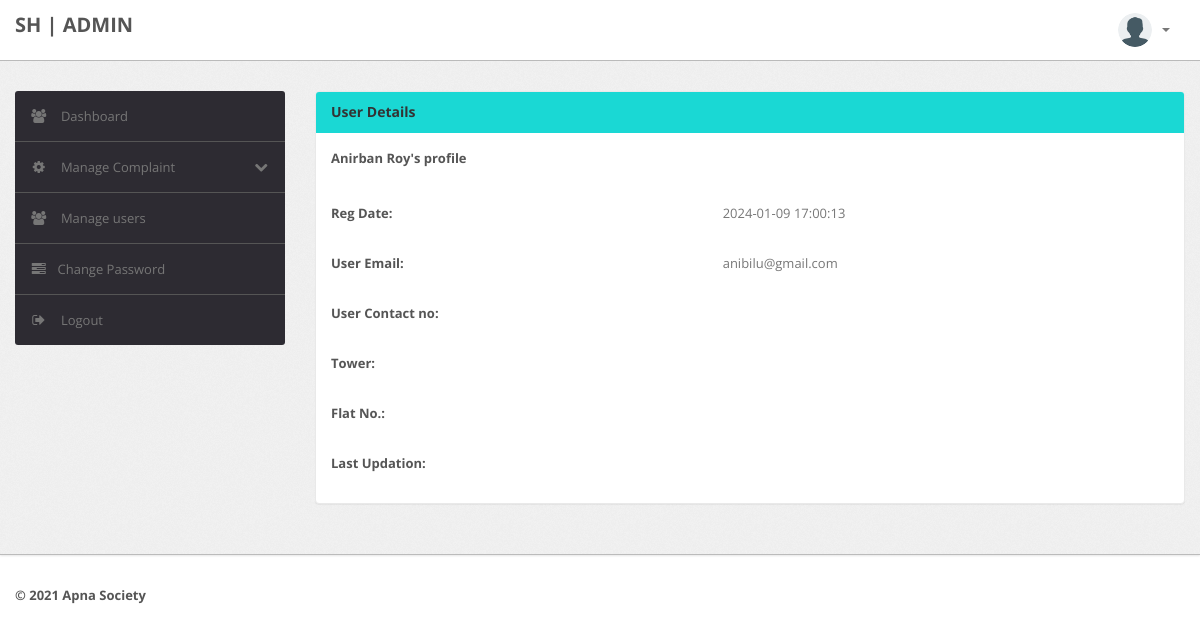
Page /admin/userprofile.php?uid=6 (signed in) on the committed database.
### tables this page shows
CREATE TABLE `users` (
  `id` int NOT NULL,
  `fullName` varchar(255) DEFAULT NULL,
  `userEmail` varchar(255) DEFAULT NULL,
  `password` varchar(255) DEFAULT NULL,
  `contactNo` bigint DEFAULT NULL,
  `tower` text,
  `flatno` tinytext,
  `userImage` varchar(255) DEFAULT NULL,
  `regDate` timestamp NOT NULL DEFAULT CURRENT_TIMESTAMP,
  `updationDate` timestamp NULL DEFAULT NULL ON UPDATE CURRENT_TIMESTAMP,
  `ref` int NOT NULL DEFAULT '0'
);

### admin/userprofile.php (the view, shortened to what this page needs)
<?php
include('include/config.php');
if(strlen($_SESSION['alogin'])==0)
  {
header('location:index.php');
}
else{
 ?>
<!DOCTYPE html
    PUBLIC "-//W3C//DTD XHTML 1.0 Transitional//EN" "http://www.w3.org/TR/xhtml1/DTD/xhtml1-transitional.dtd">
<html xmlns="http://www.w3.org/1999/xhtml">
<head>
    <link type="text/css" href="bootstrap/css/bootstrap.min.css" rel="stylesheet">
    <link type="text/css" href="bootstrap/css/bootstrap-responsive.min.css" rel="stylesheet">
    <link type="text/css" href="css/theme.css" rel="stylesheet">
    <link type="text/css" href="images/icons/css/font-awesome.css" rel="stylesheet">
</head>
<body>
    <?php include('include/header.php');?>
    <div class="wrapper">
        <div class="container">
            <div class="row">
                <?php include('include/sidebar.php');?>
                <div class="span9">
                    <div class="content">
                        <div class="module">
                            <div class="module-head">
                                <h3>User Details</h3>
                            </div>
                            <div class="module-body">
                                <form name="updateticket" id="updateticket" method="post">
                                    <table width="100%" border="0" cellspacing="0" cellpadding="0">
                                        <?php
$ret1=mysqli_query($con,"select * FROM users where id='".$_GET['uid']."'");
while($row=mysqli_fetch_array($ret1))
{
?>
                                        <tr>
                                            <td colspan="2"><b><?php echo $row['fullName'];?>'s profile</b></td>
                                        </tr>
                                        <tr>
                                            <td>&nbsp;</td>
                                            <td>&nbsp;</td>
                                        </tr>
                                        <tr height="50">
                                            <td><b>Reg Date:</b></td>
                                            <td><?php echo htmlentities($row['regDate']); ?></td>
                                        </tr>
                                        <tr height="50">
                                            <td><b>User Email:</b></td>
                                            <td><?php echo htmlentities($row['userEmail']); ?></td>
                                        </tr>
                                        <tr height="50">
                                            <td><b>User Contact no:</b></td>
                                            <td><?php echo htmlentities($row['contactNo']); ?></td>
                                        </tr>
                                        <tr height="50">
                                            <td><b>Tower:</b></td>
                                            <td><?php echo htmlentities($row['tower']); ?></td>
                                        </tr>
                                        <tr height="50">
                                            <td><b>Flat No.:</b></td>
                                            <td><?php echo htmlentities($row['flatno']); ?></td>
                                        </tr>
                                        <tr height="50">
                                            <td><b>Last Updation:</b></td>
                                            <td><?php echo htmlentities($row['updationDate']); ?></td>
                                            <?php } ?>
                                    </table>
                                </form>
                            </div>
                        </div>
                    </div>
                </div>
            </div>
        </div>
    </div>
    <?php include('include/footer.php');?>
</body>
</html>
<?php } ?>

### admin/css/theme.css (style rules this page uses)
body { font-size: 13px; font-family: "Open Sans", Arial, sans-serif; background: #fff; color: #777; }
h1, h2, h3, h4, h5, h6 { color: #333; margin-top: 0; }
h3 { font-size: 20px; }
strong, b { color: #555; }
.wrapper { background: url(../images/bg.png) #eee; border-bottom: 1px solid #bbb; -webkit-box-shadow: 0 1px 2px rgba(0, 0, 0, 0.1); -moz-box-shadow: 0 1px 2px rgba(0, 0, 0, 0.1); box-shadow: 0 1px 2px rgba(0, 0, 0, 0.1); padding: 30px 0; }
form { margin: 0; }
.module { background: #fff; -webkit-border-radius: 3px; -moz-border-radius: 3px; border-radius: 3px; border: 1px solid #ccc; border-bottom-color: #bbb; -webkit-box-shadow: 0 0 1px rgba(0, 0, 0, 0.2); -moz-box-shadow: 0 0 1px rgba(0, 0, 0, 0.2); box-shadow: 0 0 1px rgba(0, 0, 0, 0.2); margin-bottom: 30px; }
.module { box-shadow: 0 0 3px rgba(0, 0, 0, 0.1); border-color: #e9e9e9; margin-bottom: 20px; background-color: #fff; border-radius: 4px; -webkit-box-shadow: 0 1px 1px rgba(0, 0, 0, 0.05); box-shadow: 0 1px 1px rgba(0, 0, 0, 0.05); }
.module-head { color: #767676; background-color: #1ad8d4; border-color: #e9e9e9; padding: 10px 15px; border-bottom: 1px solid transparent; border-top-right-radius: 3px; border-top-left-radius: 3px; }
.module-head h3 { font-size: 14px; line-height: 20px; height: 20px; margin: 0; }
.module-body { padding: 15px; }

### rows in the picture
users: fullName "Anirban Roy", regDate "2024-01-09 17:00:13", userEmail "anibilu@gmail.com"
